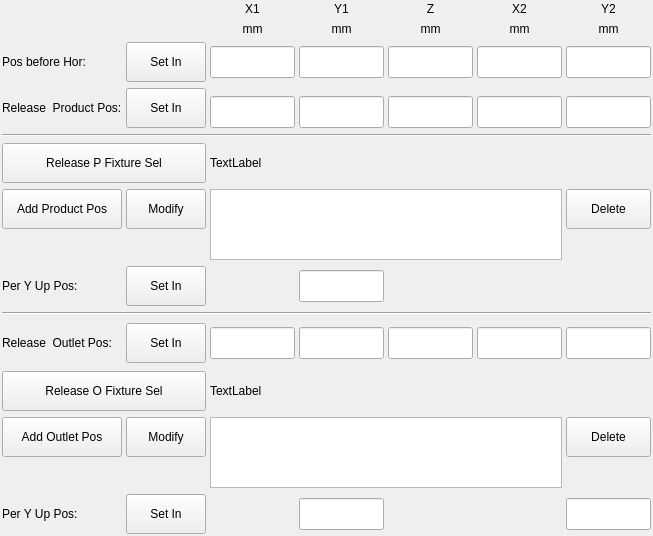
         <widget class="QWidget" name="scrollAreaWidgetContents">
          <property name="geometry">
           <rect>
            <x>0</x>
            <y>-240</y>
            <width>653</width>
            <height>536</height>
           </rect>
          </property>
          <layout class="QGridLayout" name="gridLayout_2">
           <property name="leftMargin">
            <number>2</number>
           </property>
           <property name="topMargin">
            <number>2</number>
           </property>
           <property name="rightMargin">
            <number>2</number>
           </property>
           <property name="bottomMargin">
            <number>2</number>
           </property>
           <property name="horizontalSpacing">
            <number>4</number>
           </property>
           <property name="verticalSpacing">
            <number>6</number>
           </property>
           <item row="12" column="1" rowspan="3">
            <widget class="QLabel" name="label_3">
             <property name="minimumSize">
              <size>
               <width>120</width>
               <height>0</height>
              </size>
             </property>
             <property name="maximumSize">
              <size>
               <width>120</width>
               <height>16777215</height>
              </size>
             </property>
             <property name="text">
              <string>Release  Outlet Pos:</string>
             </property>
            </widget>
           </item>
           <item row="13" column="3">
            <widget class="ICLineEditWithVirtualNumericKeypad" name="releaseOutletPosX1">
             <property name="minimumSize">
              <size>
               <width>0</width>
               <height>32</height>
              </size>
             </property>
            </widget>
           </item>
           <item row="12" column="2" rowspan="3">
            <widget class="QPushButton" name="releaseOutletPosSetIn">
             <property name="minimumSize">
              <size>
               <width>80</width>
               <height>40</height>
              </size>
             </property>
             <property name="maximumSize">
              <size>
               <width>80</width>
               <height>16777215</height>
              </size>
             </property>
             <property name="text">
              <string>Set In</string>
             </property>
            </widget>
           </item>
           <item row="2" column="7">
            <widget class="ICLineEditWithVirtualNumericKeypad" name="posBHorY2">
             <property name="minimumSize">
              <size>
               <width>0</width>
               <height>32</height>
              </size>
             </property>
            </widget>
           </item>
           <item row="16" column="2">
            <widget class="QPushButton" name="modifyOutletPos">
             <property name="minimumSize">
              <size>
               <width>0</width>
               <height>40</height>
              </size>
             </property>
             <property name="text">
              <string>Modify</string>
             </property>
            </widget>
           </item>
           <item row="13" column="6">
            <widget class="ICLineEditWithVirtualNumericKeypad" name="releaseOutletPosX2">
             <property name="minimumSize">
              <size>
               <width>0</width>
               <height>32</height>
              </size>
             </property>
            </widget>
           </item>
           <item row="4" column="1" rowspan="2">
            <widget class="QLabel" name="label_2">
             <property name="minimumSize">
              <size>
               <width>120</width>
               <height>0</height>
              </size>
             </property>
             <property name="maximumSize">
              <size>
               <width>120</width>
               <height>16777215</height>
              </size>
             </property>
             <property name="text">
              <string>Release  Product Pos:</string>
             </property>
            </widget>
           </item>
           <item row="5" column="3">
            <widget class="ICLineEditWithVirtualNumericKeypad" name="releaseProductPosX1">
             <property name="minimumSize">
              <size>
               <width>0</width>
               <height>32</height>
              </size>
             </property>
            </widget>
           </item>
           <item row="4" column="2" rowspan="2">
            <widget class="QPushButton" name="releaseProductPosSetIn">
             <property name="minimumSize">
              <size>
               <width>80</width>
               <height>40</height>
              </size>
             </property>
             <property name="maximumSize">
              <size>
               <width>80</width>
               <height>16777215</height>
              </size>
             </property>
             <property name="text">
              <string>Set In</string>
             </property>
            </widget>
           </item>
           <item row="5" column="4">
            <widget class="ICLineEditWithVirtualNumericKeypad" name="releaseProductPosY1">
             <property name="minimumSize">
              <size>
               <width>0</width>
               <height>32</height>
              </size>
             </property>
            </widget>
           </item>
           <item row="11" column="1" colspan="7">
            <widget class="Line" name="line_2">
             <property name="orientation">
              <enum>Qt::Horizontal</enum>
             </property>
            </widget>
           </item>
           <item row="15" column="3" colspan="5">
            <widget class="QLabel" name="releaseOutletCFInfo">
             <property name="text">
              <string>TextLabel</string>
             </property>
            </widget>
           </item>
           <item row="16" column="3" rowspan="2" colspan="4">
            <widget class="QListWidget" name="releaseOutletView"/>
           </item>
           <item row="8" column="3" rowspan="2" colspan="4">
            <widget class="QListWidget" name="releasePosView">
             <property name="editTriggers">
              <set>QAbstractItemView::NoEditTriggers</set>
             </property>
             <property name="alternatingRowColors">
              <bool>true</bool>
             </property>
             <property name="selectionBehavior">
              <enum>QAbstractItemView::SelectRows</enum>
             </property>
            </widget>
           </item>
           <item row="0" column="5">
            <widget class="QLabel" name="label_5">
             <property name="text">
              <string>Z</string>
             </property>
             <property name="alignment">
              <set>Qt::AlignCenter</set>
             </property>
            </widget>
           </item>
           <item row="0" column="3">
            <widget class="QLabel" name="pIX1Label_2">
             <property name="text">
              <string>X1</string>
             </property>
             <property name="alignment">
              <set>Qt::AlignCenter</set>
             </property>
            </widget>
           </item>
           <item row="10" column="1">
            <widget class="QLabel" name="label_15">
             <property name="minimumSize">
              <size>
               <width>120</width>
               <height>0</height>
              </size>
             </property>
             <property name="maximumSize">
              <size>
               <width>120</width>
               <height>16777215</height>
              </size>
             </property>
             <property name="text">
              <string>Per Y Up Pos:</string>
             </property>
            </widget>
           </item>
           <item row="1" column="6">
            <widget class="QLabel" name="pIX2mmLabel_2">
             <property name="text">
              <string>mm</string>
             </property>
             <property name="alignment">
              <set>Qt::AlignCenter</set>
             </property>
            </widget>
           </item>
           <item row="1" column="7">
            <widget class="QLabel" name="pIY2mmLabel_2">
             <property name="text">
              <string>mm</string>
             </property>
             <property name="alignment">
              <set>Qt::AlignCenter</set>
             </property>
            </widget>
           </item>
           <item row="2" column="1">
            <widget class="QLabel" name="label_8">
             <property name="minimumSize">
              <size>
               <width>120</width>
               <height>0</height>
              </size>
             </property>
             <property name="maximumSize">
              <size>
               <width>120</width>
               <height>16777215</height>
              </size>
             </property>
             <property name="text">
              <string>Pos before Hor:</string>
             </property>
            </widget>
           </item>
           <item row="2" column="2">
            <widget class="QPushButton" name="posBHorSetIn">
             <property name="minimumSize">
              <size>
               <width>80</width>
               <height>40</height>
              </size>
             </property>
             <property name="maximumSize">
              <size>
               <width>80</width>
               <height>16777215</height>
              </size>
             </property>
             <property name="text">
              <string>Set In</string>
             </property>
            </widget>
           </item>
           <item row="2" column="4">
            <widget class="ICLineEditWithVirtualNumericKeypad" name="posBHorY1">
             <property name="minimumSize">
              <size>
               <width>0</width>
               <height>32</height>
              </size>
             </property>
            </widget>
           </item>
           <item row="2" column="5">
            <widget class="ICLineEditWithVirtualNumericKeypad" name="posBHorZ">
             <property name="minimumSize">
              <size>
               <width>0</width>
               <height>32</height>
              </size>
             </property>
            </widget>
           </item>
           <item row="2" column="6">
            <widget class="ICLineEditWithVirtualNumericKeypad" name="posBHorX2">
             <property name="minimumSize">
              <size>
               <width>0</width>
               <height>32</height>
              </size>
             </property>
            </widget>
           </item>
           <item row="2" column="3">
            <widget class="ICLineEditWithVirtualNumericKeypad" name="posBHorX1">
             <property name="minimumSize">
              <size>
               <width>0</width>
               <height>32</height>
              </size>
             </property>
            </widget>
           </item>
           <item row="13" column="5">
            <widget class="ICLineEditWithVirtualNumericKeypad" name="releaseOutletPosZ">
             <property name="minimumSize">
              <size>
               <width>0</width>
               <height>32</height>
              </size>
             </property>
            </widget>
           </item>
           <item row="8" column="1">
            <widget class="QPushButton" name="addProductPos">
             <property name="minimumSize">
              <size>
               <width>0</width>
               <height>40</height>
              </size>
             </property>
             <property name="text">
              <string>Add Product Pos</string>
             </property>
            </widget>
           </item>
           <item row="7" column="1" colspan="2">
            <widget class="QPushButton" name="releaseProductFSel">
             <property name="minimumSize">
              <size>
               <width>0</width>
               <height>40</height>
              </size>
             </property>
             <property name="text">
              <string>Release P Fixture Sel</string>
             </property>
            </widget>
           </item>
           <item row="5" column="7">
            <widget class="ICLineEditWithVirtualNumericKeypad" name="releaseProductPosY2">
             <property name="minimumSize">
              <size>
               <width>0</width>
               <height>32</height>
              </size>
             </property>
            </widget>
           </item>
           <item row="8" column="7">
            <widget class="QPushButton" name="deleteProductPos">
             <property name="minimumSize">
              <size>
               <width>0</width>
               <height>40</height>
              </size>
             </property>
             <property name="text">
              <string>Delete</string>
             </property>
            </widget>
           </item>
           <item row="13" column="7">
            <widget class="ICLineEditWithVirtualNumericKeypad" name="releaseOutletPosY2">
             <property name="minimumSize">
              <size>
               <width>0</width>
               <height>32</height>
              </size>
             </property>
            </widget>
           </item>
           <item row="1" column="3">
            <widget class="QLabel" name="pIX1mmLabel_2">
             <property name="text">
              <string>mm</string>
             </property>
             <property name="alignment">
              <set>Qt::AlignCenter</set>
             </property>
            </widget>
           </item>
           <item row="1" column="4">
            <widget class="QLabel" name="pIY1mmLabel_2">
             <property name="text">
              <string>mm</string>
             </property>
             <property name="alignment">
              <set>Qt::AlignCenter</set>
             </property>
            </widget>
           </item>
           <item row="1" column="5">
            <widget class="QLabel" name="label_11">
             <property name="text">
              <string>mm</string>
             </property>
             <property name="alignment">
              <set>Qt::AlignCenter</set>
             </property>
            </widget>
           </item>
           <item row="6" column="1" colspan="7">
            <widget class="Line" name="line">
             <property name="orientation">
              <enum>Qt::Horizontal</enum>
             </property>
            </widget>
           </item>
           <item row="7" column="3" colspan="5">
            <widget class="QLabel" name="releaseProductCFInfo">
             <property name="text">
              <string>TextLabel</string>
             </property>
            </widget>
           </item>
           <item row="15" column="1" colspan="2">
            <widget class="QPushButton" name="releaseOutletFSel">
             <property name="minimumSize">
              <size>
               <width>0</width>
               <height>40</height>
              </size>
             </property>
             <property name="text">
              <string>Release O Fixture Sel</string>
             </property>
            </widget>
           </item>
           <item row="0" column="6">
            <widget class="QLabel" name="pIX2Label_2">
             <property name="text">
              <string>X2</string>
             </property>
             <property name="alignment">
              <set>Qt::AlignCenter</set>
             </property>
            </widget>
           </item>
           <item row="8" column="2">
            <widget class="QPushButton" name="modifyProductPos">
             <property name="minimumSize">
              <size>
               <width>0</width>
               <height>40</height>
              </size>
             </property>
             <property name="text">
              <string>Modify</string>
             </property>
            </widget>
           </item>
           <item row="0" column="7">
            <widget class="QLabel" name="pIY2Label_2">
             <property name="text">
              <string>Y2</string>
             </property>
             <property name="alignment">
              <set>Qt::AlignCenter</set>
             </property>
            </widget>
           </item>
           <item row="13" column="4">
            <widget class="ICLineEditWithVirtualNumericKeypad" name="releaseOutletPosY1">
             <property name="minimumSize">
              <size>
               <width>0</width>
               <height>32</height>
              </size>
             </property>
            </widget>
           </item>
           <item row="5" column="6">
            <widget class="ICLineEditWithVirtualNumericKeypad" name="releaseProductPosX2">
             <property name="minimumSize">
              <size>
               <width>0</width>
               <height>32</height>
              </size>
             </property>
            </widget>
           </item>
           <item row="5" column="5">
            <widget class="ICLineEditWithVirtualNumericKeypad" name="releaseProductPosZ">
             <property name="minimumSize">
              <size>
               <width>0</width>
               <height>32</height>
              </size>
             </property>
            </widget>
           </item>
           <item row="16" column="7">
            <widget class="QPushButton" name="deleteOutletPos">
             <property name="minimumSize">
              <size>
               <width>0</width>
               <height>40</height>
              </size>
             </property>
             <property name="text">
              <string>Delete</string>
             </property>
            </widget>
           </item>
           <item row="16" column="1">
            <widget class="QPushButton" name="addOutletPos">
             <property name="minimumSize">
              <size>
               <width>0</width>
               <height>40</height>
              </size>
             </property>
             <property name="text">
              <string>Add Outlet Pos</string>
             </property>
            </widget>
           </item>
           <item row="10" column="2">
            <widget class="QPushButton" name="releaseProductPosPYUSetIn">
             <property name="minimumSize">
              <size>
               <width>80</width>
               <height>40</height>
              </size>
             </property>
             <property name="maximumSize">
              <size>
               <width>80</width>
               <height>16777215</height>
              </size>
             </property>
             <property name="text">
              <string>Set In</string>
             </property>
            </widget>
           </item>
           <item row="0" column="4">
            <widget class="QLabel" name="pIY1Label_2">
             <property name="text">
              <string>Y1</string>
             </property>
             <property name="alignment">
              <set>Qt::AlignCenter</set>
             </property>
            </widget>
           </item>
           <item row="18" column="1">
            <widget class="QLabel" name="label_16">
             <property name="minimumSize">
              <size>
               <width>120</width>
               <height>0</height>
              </size>
             </property>
             <property name="maximumSize">
              <size>
               <width>120</width>
               <height>16777215</height>
              </size>
             </property>
             <property name="text">
              <string>Per Y Up Pos:</string>
             </property>
            </widget>
           </item>
           <item row="10" column="4">
            <widget class="ICLineEditWithVirtualNumericKeypad" name="releaseProductPYU">
             <property name="minimumSize">
              <size>
               <width>0</width>
               <height>32</height>
              </size>
             </property>
            </widget>
           </item>
           <item row="18" column="4">
            <widget class="ICLineEditWithVirtualNumericKeypad" name="releaseOutPYU1">
             <property name="minimumSize">
              <size>
               <width>0</width>
               <height>32</height>
              </size>
             </property>
            </widget>
           </item>
           <item row="18" column="7">
            <widget class="ICLineEditWithVirtualNumericKeypad" name="releaseOutPYU2">
             <property name="minimumSize">
              <size>
               <width>0</width>
               <height>32</height>
              </size>
             </property>
            </widget>
           </item>
           <item row="18" column="2">
            <widget class="QPushButton" name="releaseOutletPYUSetIn">
             <property name="minimumSize">
              <size>
               <width>80</width>
               <height>40</height>
              </size>
             </property>
             <property name="maximumSize">
              <size>
               <width>80</width>
               <height>16777215</height>
              </size>
             </property>
             <property name="text">
              <string>Set In</string>
             </property>
            </widget>
           </item>
          </layout>
         </widget>
